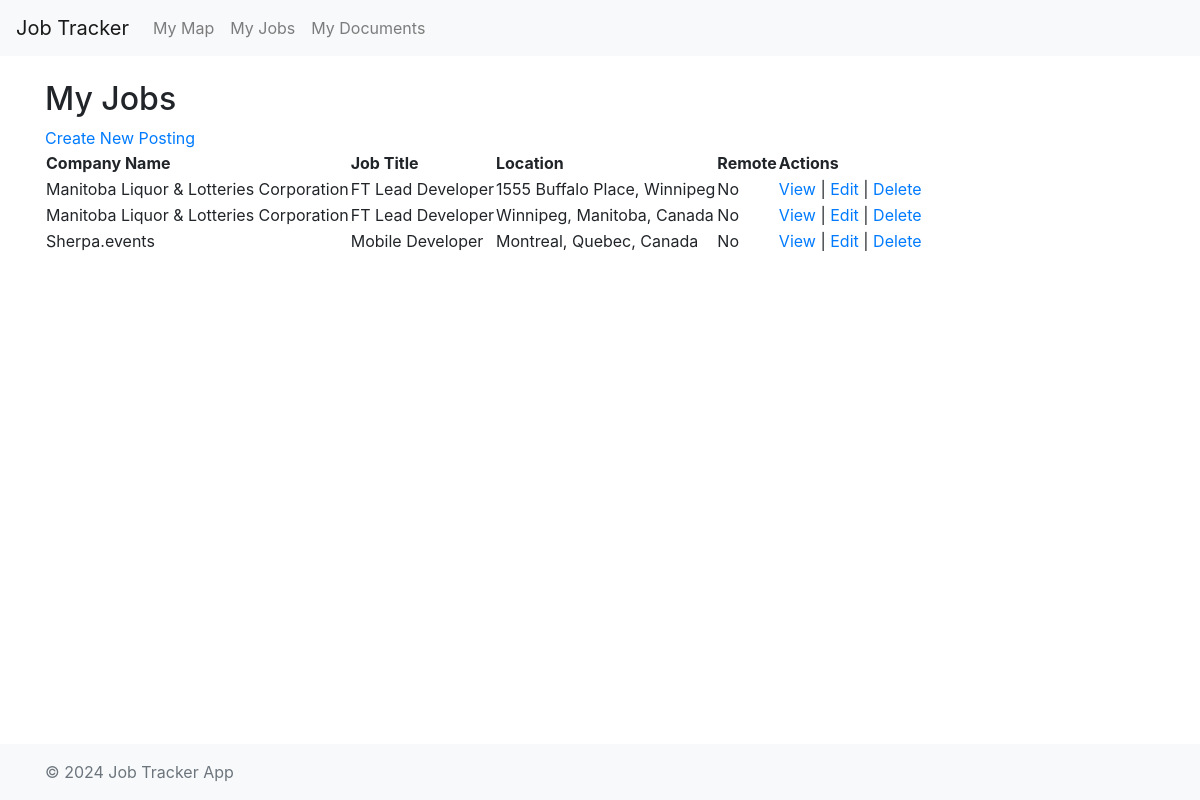
The app's page /, older data.
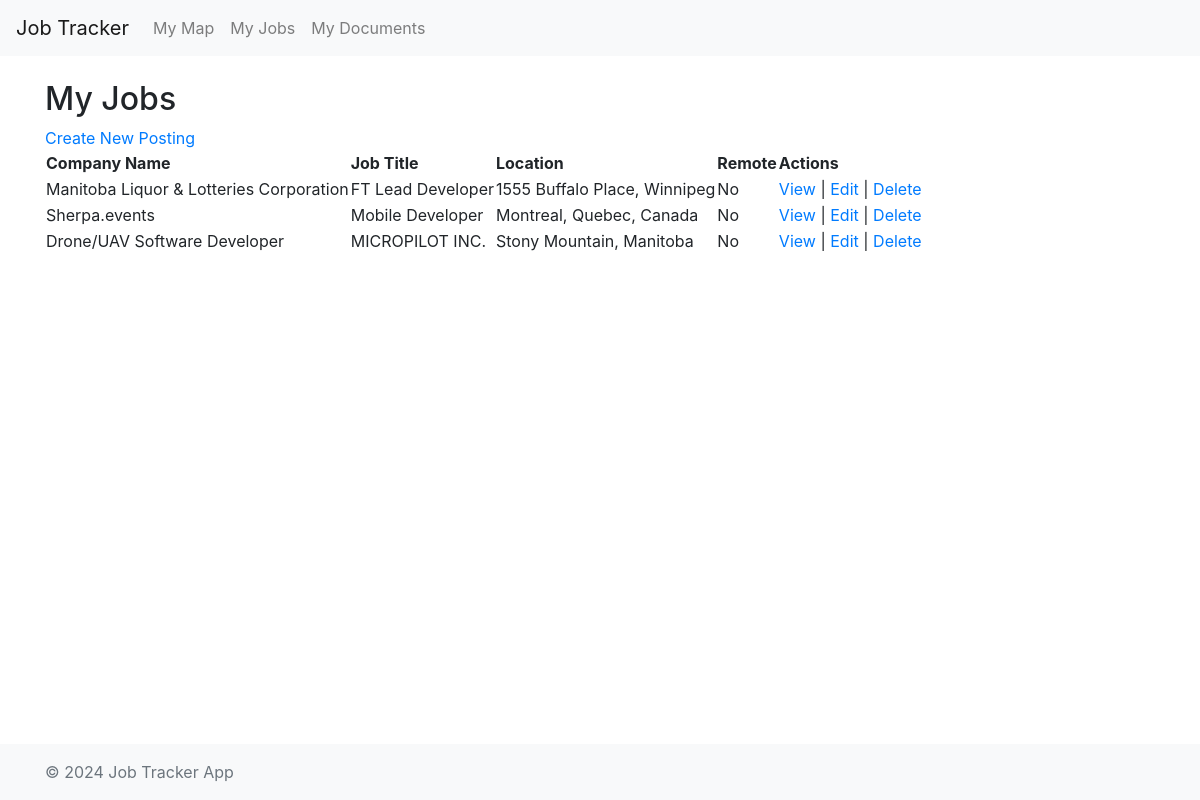
The same page, newer data.
### tracker/models.py (models this page shows, shortened)
class JobPosting(models.Model):
    company_name = models.CharField(max_length=255, blank="Untitled Company")
    job_title = models.CharField(max_length=255, blank="Untitled Job")  # New field
    posting_url = models.URLField(max_length=500, blank="None")  # New field for job posting URL
    location = models.CharField(max_length=255, blank="Unspecified")  # Changed from address to location
    is_remote = models.BooleanField(default=False)  # New field for remote work
    description = models.TextField(blank="No description provided")
    latitude = models.FloatField(null=True, blank=True)
    longitude = models.FloatField(null=True, blank=True)
    date_created = models.DateTimeField(default=timezone.now)  # Auto-generated field

### tracker/views.py (the view)
# urls.py: path('', views.dashboard, name='home'),
def dashboard(request):
    postings = JobPosting.objects.all()
    return render(request, 'tracker/dashboard.html', {'postings': postings})

### tracker/templates/tracker/dashboard.html
{% extends 'tracker/base.html' %}
{% block content %}
<h2>My Jobs</h2>
<a href="{% url 'create_posting' %}" class="button">Create New Posting</a>
<table>
    <thead>
        <tr>
            <th>Company Name</th>
            <th>Job Title</th>
            <th>Location</th>
            <th>Remote</th>
            <th>Actions</th>
        </tr>
    </thead>
    <tbody>
        {% for posting in postings %}
        <tr>
            <td>{{ posting.company_name }}</td>
            <td>{{ posting.job_title }}</td>
            <td>{{ posting.location }}</td>
            <td>{{ posting.is_remote|yesno:"Yes,No" }}</td>
            <td>
                <a href="{% url 'view_posting' posting.pk %}">View</a> |
                <a href="{% url 'edit_posting' posting.pk %}">Edit</a> |
                <a href="{% url 'delete_posting' posting.pk %}" onclick="return confirm('Are you sure you want to delete this posting?');">Delete</a>
            </td>
        </tr>
        {% endfor %}
    </tbody>
</table>
{% endblock %}

Row changes from the older to the newer data that the page shows:
removed JobPosting: company_name "Manitoba Liquor & Lotteries Corporation", job_title "FT Lead Developer", location "Winnipeg, Manitoba, Canada", is_remote "No"
added JobPosting: company_name "Drone/UAV Software Developer", job_title "MICROPILOT INC.", location "Stony Mountain, Manitoba", is_remote "No"
